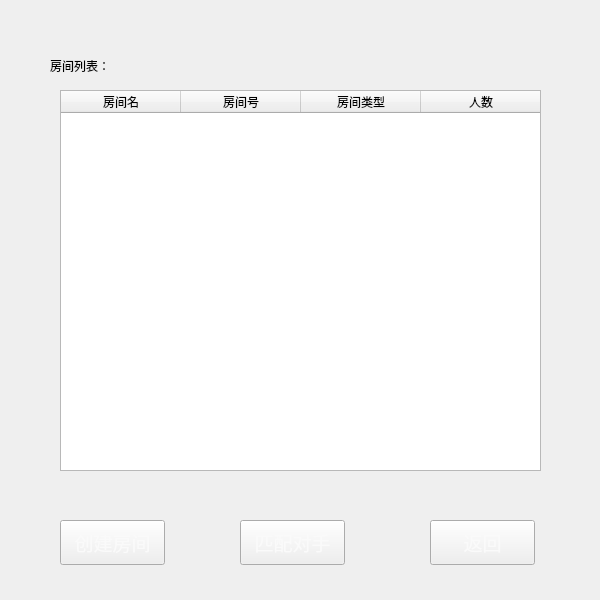
<?xml version="1.0" encoding="UTF-8"?>
<ui version="4.0">
 <class>FormRoom</class>
 <widget class="QWidget" name="FormRoom">
  <property name="geometry">
   <rect>
    <x>0</x>
    <y>0</y>
    <width>600</width>
    <height>600</height>
   </rect>
  </property>
  <property name="cursor">
   <cursorShape>ArrowCursor</cursorShape>
  </property>
  <property name="windowTitle">
   <string>五子棋—房间</string>
  </property>
  <property name="windowIcon">
   <iconset resource="Room.qrc">
    <normaloff>:/new/prefix1/Image/Icon/图标.jpg</normaloff>:/new/prefix1/Image/Icon/图标.jpg</iconset>
  </property>
  <property name="styleSheet">
   <string notr="true"/>
  </property>
  <widget class="QLabel" name="background_label">
   <property name="geometry">
    <rect>
     <x>0</x>
     <y>0</y>
     <width>600</width>
     <height>600</height>
    </rect>
   </property>
   <property name="styleSheet">
    <string notr="true">background-image: url(:/new/prefix1/Image/Background/Main2.jpg);</string>
   </property>
   <property name="text">
    <string/>
   </property>
  </widget>
  <widget class="QPushButton" name="match_button">
   <property name="geometry">
    <rect>
     <x>240</x>
     <y>520</y>
     <width>105</width>
     <height>45</height>
    </rect>
   </property>
   <property name="font">
    <font>
     <family>华文行楷</family>
     <pointsize>14</pointsize>
    </font>
   </property>
   <property name="cursor">
    <cursorShape>PointingHandCursor</cursorShape>
   </property>
   <property name="styleSheet">
    <string notr="true">background-image: url(:/new/prefix1/Image/Button/100.40.jpg);
color: rgb(250, 250, 250);</string>
   </property>
   <property name="text">
    <string>匹配对手</string>
   </property>
  </widget>
  <widget class="QPushButton" name="create_Button">
   <property name="geometry">
    <rect>
     <x>60</x>
     <y>520</y>
     <width>105</width>
     <height>45</height>
    </rect>
   </property>
   <property name="font">
    <font>
     <family>华文行楷</family>
     <pointsize>14</pointsize>
     <weight>50</weight>
     <italic>false</italic>
     <bold>false</bold>
    </font>
   </property>
   <property name="cursor">
    <cursorShape>PointingHandCursor</cursorShape>
   </property>
   <property name="styleSheet">
    <string notr="true">color: rgb(250, 250, 250);
background-image: url(:/new/prefix1/Image/Button/100.40.jpg);</string>
   </property>
   <property name="text">
    <string>创建房间</string>
   </property>
  </widget>
  <widget class="QPushButton" name="return_Button">
   <property name="geometry">
    <rect>
     <x>430</x>
     <y>520</y>
     <width>105</width>
     <height>45</height>
    </rect>
   </property>
   <property name="font">
    <font>
     <family>华文行楷</family>
     <pointsize>14</pointsize>
    </font>
   </property>
   <property name="cursor">
    <cursorShape>PointingHandCursor</cursorShape>
   </property>
   <property name="styleSheet">
    <string notr="true">color: rgb(250, 250, 250);
background-image: url(:/new/prefix1/Image/Button/100.40.jpg);</string>
   </property>
   <property name="text">
    <string>返回</string>
   </property>
  </widget>
  <widget class="QLabel" name="label_2">
   <property name="geometry">
    <rect>
     <x>40</x>
     <y>39</y>
     <width>521</width>
     <height>451</height>
    </rect>
   </property>
   <property name="styleSheet">
    <string notr="true">background-image: url(:/new/prefix1/19189.jpg);
background-image: url(:/new/prefix1/Image/Background/a63a3b601c8308643ad54329ed253d5c.jpg);
</string>
   </property>
   <property name="text">
    <string/>
   </property>
  </widget>
  <widget class="QLabel" name="label_3">
   <property name="geometry">
    <rect>
     <x>50</x>
     <y>50</y>
     <width>141</width>
     <height>31</height>
    </rect>
   </property>
   <property name="styleSheet">
    <string notr="true">font: 14pt &quot;楷体&quot;;
</string>
   </property>
   <property name="text">
    <string>房间列表：</string>
   </property>
  </widget>
  <widget class="QTableWidget" name="tableWidget">
   <property name="geometry">
    <rect>
     <x>60</x>
     <y>90</y>
     <width>481</width>
     <height>381</height>
    </rect>
   </property>
   <property name="styleSheet">
    <string notr="true"/>
   </property>
   <property name="horizontalScrollBarPolicy">
    <enum>Qt::ScrollBarAlwaysOff</enum>
   </property>
   <attribute name="horizontalHeaderDefaultSectionSize">
    <number>120</number>
   </attribute>
   <attribute name="horizontalHeaderMinimumSectionSize">
    <number>35</number>
   </attribute>
   <attribute name="verticalHeaderDefaultSectionSize">
    <number>30</number>
   </attribute>
   <attribute name="verticalHeaderMinimumSectionSize">
    <number>20</number>
   </attribute>
   <column>
    <property name="text">
     <string>房间名</string>
    </property>
    <property name="font">
     <font>
      <family>微软雅黑</family>
      <weight>50</weight>
      <bold>false</bold>
      <stylestrategy>PreferAntialias</stylestrategy>
     </font>
    </property>
    <property name="textAlignment">
     <set>AlignCenter</set>
    </property>
   </column>
   <column>
    <property name="text">
     <string>房间号</string>
    </property>
   </column>
   <column>
    <property name="text">
     <string>房间类型</string>
    </property>
   </column>
   <column>
    <property name="text">
     <string>人数</string>
    </property>
   </column>
  </widget>
 </widget>
 <resources>
  <include location="Room.qrc"/>
 </resources>
 <connections/>
</ui>
